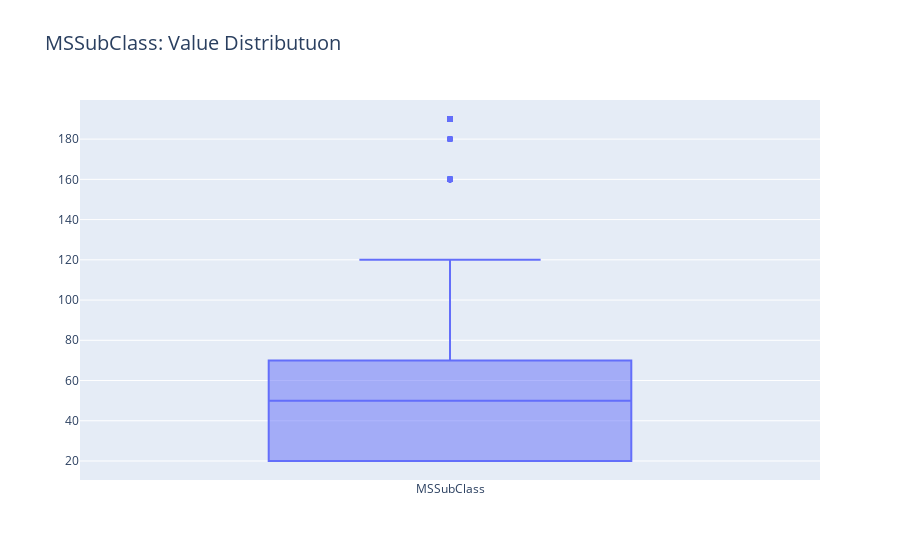
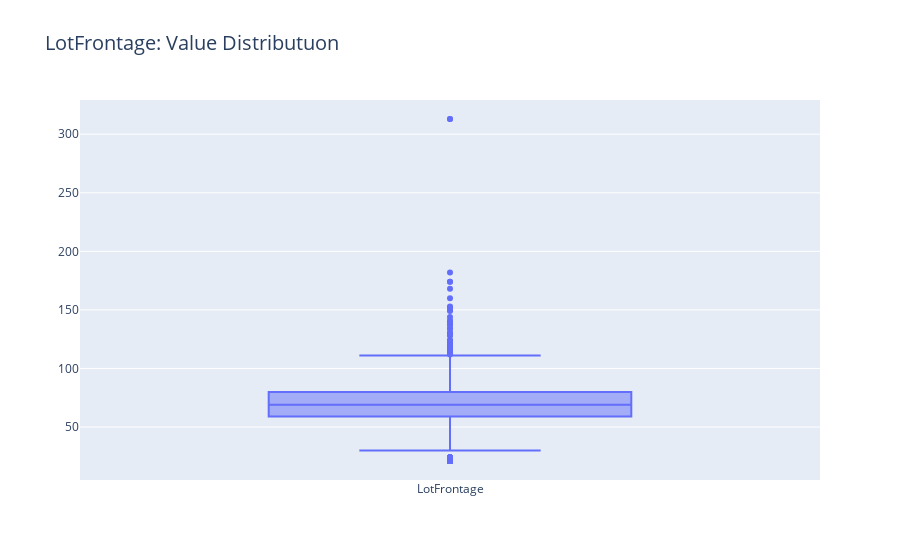
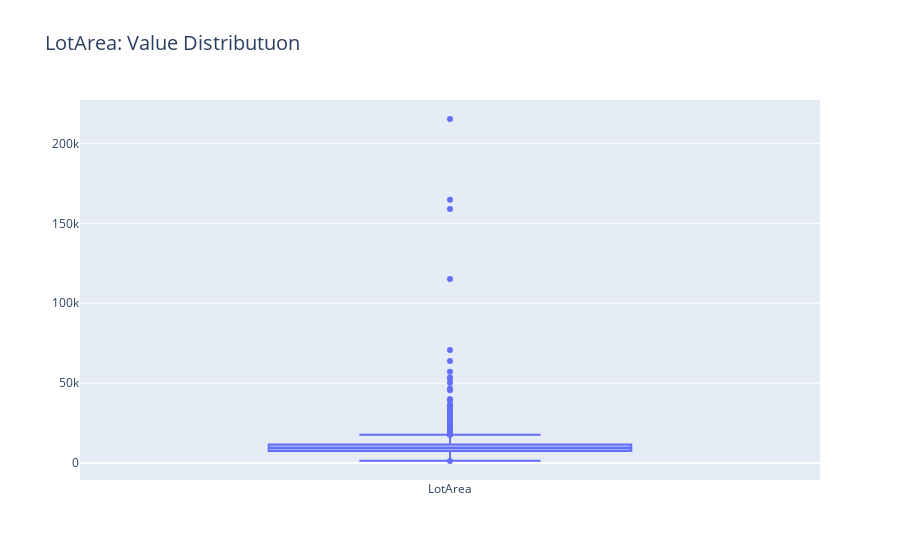
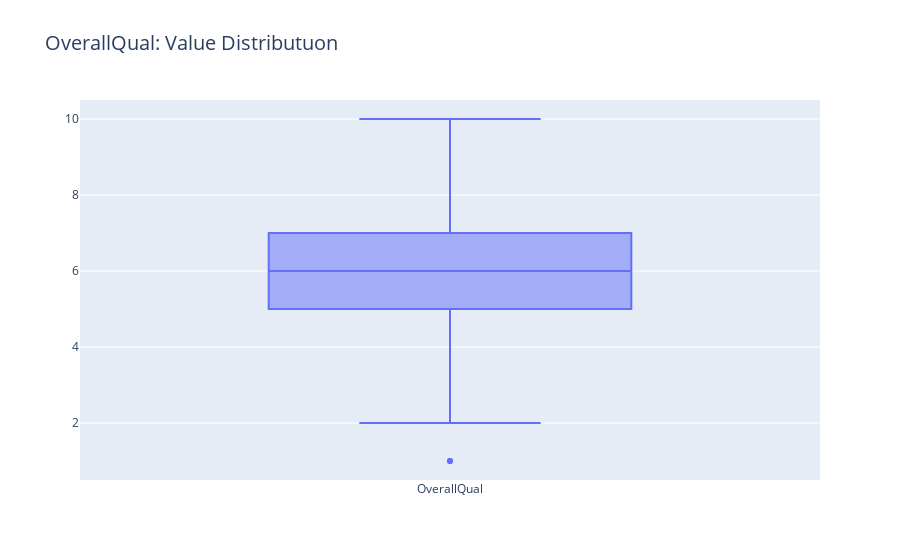

Write notebook code for charts like these, in order.
### Code cell
for n in numeric_features:
    fig = go.Figure(data=[go.Box(y=df[n], name=n)])
    fig.update_layout(title=f'{n}: Value Distributuon', titlefont=dict(size=20))
    fig.show()

### Figure 1 — Plotly figure (JSON) as saved in the notebook; plotly's stock layout.template omitted (floating-point values rounded to 4 significant figures; data arrays with more than 128 entries replaced by an {"elided": "..."} marker saying what was removed)
{"data": [{"name": "MSSubClass", "type": "box", "y": {"elided": "1460 int values"}}], "layout": {"title": {"font": {"size": 20}, "text": "MSSubClass: Value Distributuon"}}}

### Figure 2 — Plotly figure (JSON) as saved in the notebook; plotly's stock layout.template omitted (floating-point values rounded to 4 significant figures; data arrays with more than 128 entries replaced by an {"elided": "..."} marker saying what was removed)
{"data": [{"name": "LotFrontage", "type": "box", "y": {"elided": "1460 int values"}}], "layout": {"title": {"font": {"size": 20}, "text": "LotFrontage: Value Distributuon"}}}

### Figure 3 — Plotly figure (JSON) as saved in the notebook; plotly's stock layout.template omitted (floating-point values rounded to 4 significant figures; data arrays with more than 128 entries replaced by an {"elided": "..."} marker saying what was removed)
{"data": [{"name": "LotArea", "type": "box", "y": {"elided": "1460 int values"}}], "layout": {"title": {"font": {"size": 20}, "text": "LotArea: Value Distributuon"}}}

### Figure 4 — Plotly figure (JSON) as saved in the notebook; plotly's stock layout.template omitted (floating-point values rounded to 4 significant figures; data arrays with more than 128 entries replaced by an {"elided": "..."} marker saying what was removed)
{"data": [{"name": "OverallQual", "type": "box", "y": {"elided": "1460 int values"}}], "layout": {"title": {"font": {"size": 20}, "text": "OverallQual: Value Distributuon"}}}
